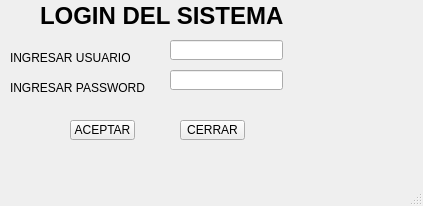
<?xml version="1.0" encoding="UTF-8"?>
<ui version="4.0">
 <class>MainWindow</class>
 <widget class="QMainWindow" name="MainWindow">
  <property name="geometry">
   <rect>
    <x>0</x>
    <y>0</y>
    <width>423</width>
    <height>206</height>
   </rect>
  </property>
  <property name="windowTitle">
   <string>MainWindow</string>
  </property>
  <widget class="QWidget" name="centralwidget">
   <widget class="QLabel" name="label">
    <property name="geometry">
     <rect>
      <x>40</x>
      <y>0</y>
      <width>331</width>
      <height>31</height>
     </rect>
    </property>
    <property name="font">
     <font>
      <pointsize>18</pointsize>
      <weight>75</weight>
      <bold>true</bold>
     </font>
    </property>
    <property name="text">
     <string>LOGIN DEL SISTEMA</string>
    </property>
   </widget>
   <widget class="QLabel" name="label_2">
    <property name="geometry">
     <rect>
      <x>10</x>
      <y>50</y>
      <width>131</width>
      <height>16</height>
     </rect>
    </property>
    <property name="text">
     <string>INGRESAR USUARIO</string>
    </property>
   </widget>
   <widget class="QLabel" name="label_3">
    <property name="geometry">
     <rect>
      <x>10</x>
      <y>80</y>
      <width>141</width>
      <height>16</height>
     </rect>
    </property>
    <property name="text">
     <string>INGRESAR PASSWORD</string>
    </property>
   </widget>
   <widget class="QLineEdit" name="txt_n1">
    <property name="geometry">
     <rect>
      <x>170</x>
      <y>40</y>
      <width>113</width>
      <height>20</height>
     </rect>
    </property>
   </widget>
   <widget class="QLineEdit" name="txt_n2">
    <property name="geometry">
     <rect>
      <x>170</x>
      <y>70</y>
      <width>113</width>
      <height>20</height>
     </rect>
    </property>
   </widget>
   <widget class="QPushButton" name="btn_aceptar">
    <property name="geometry">
     <rect>
      <x>70</x>
      <y>120</y>
      <width>65</width>
      <height>20</height>
     </rect>
    </property>
    <property name="text">
     <string>ACEPTAR</string>
    </property>
   </widget>
   <widget class="QPushButton" name="btn_cerrar">
    <property name="geometry">
     <rect>
      <x>180</x>
      <y>120</y>
      <width>65</width>
      <height>20</height>
     </rect>
    </property>
    <property name="text">
     <string>CERRAR</string>
    </property>
   </widget>
  </widget>
  <widget class="QMenuBar" name="menubar">
   <property name="geometry">
    <rect>
     <x>0</x>
     <y>0</y>
     <width>423</width>
     <height>26</height>
    </rect>
   </property>
  </widget>
  <widget class="QStatusBar" name="statusbar"/>
 </widget>
 <resources/>
 <connections/>
</ui>
